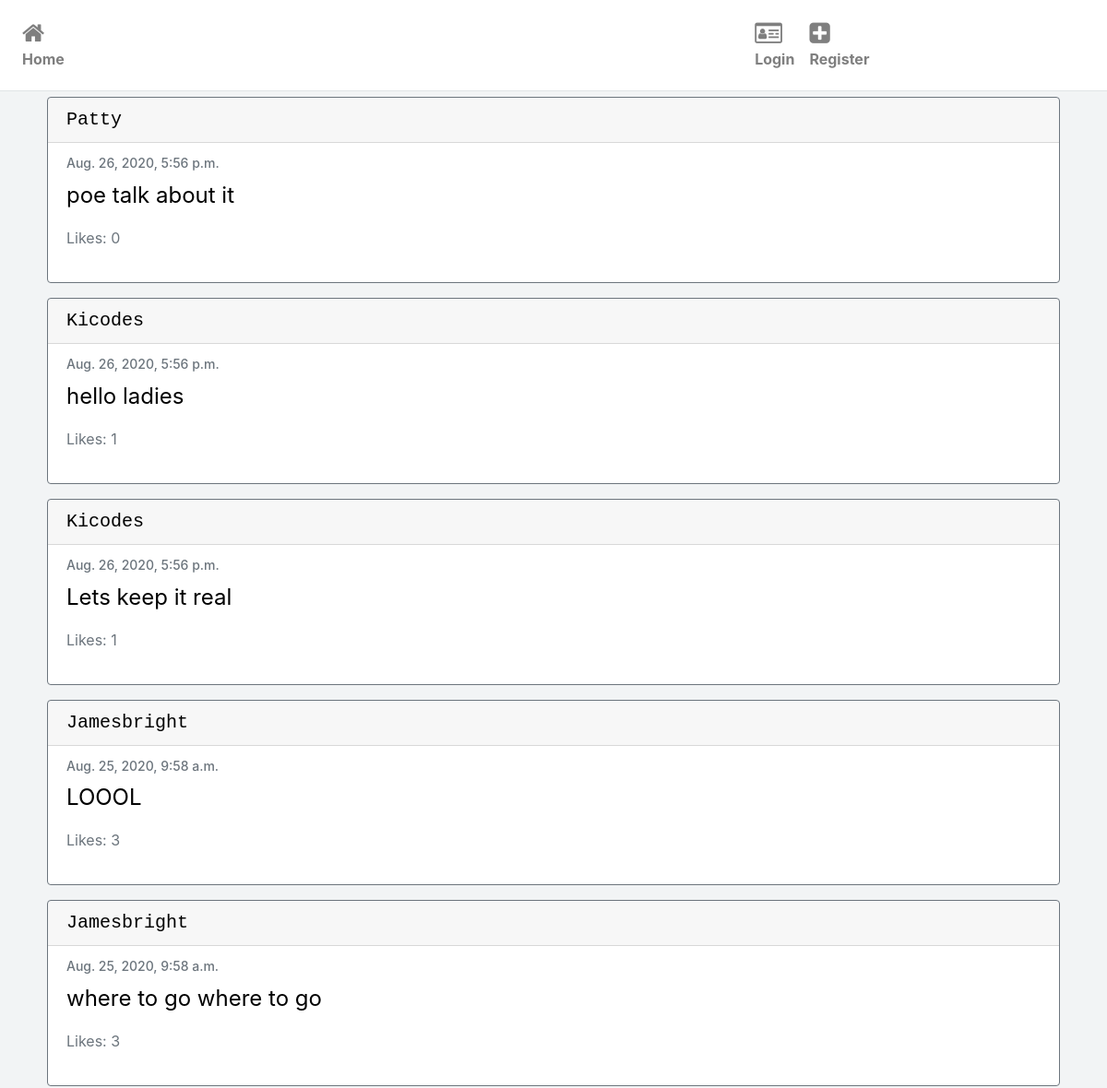
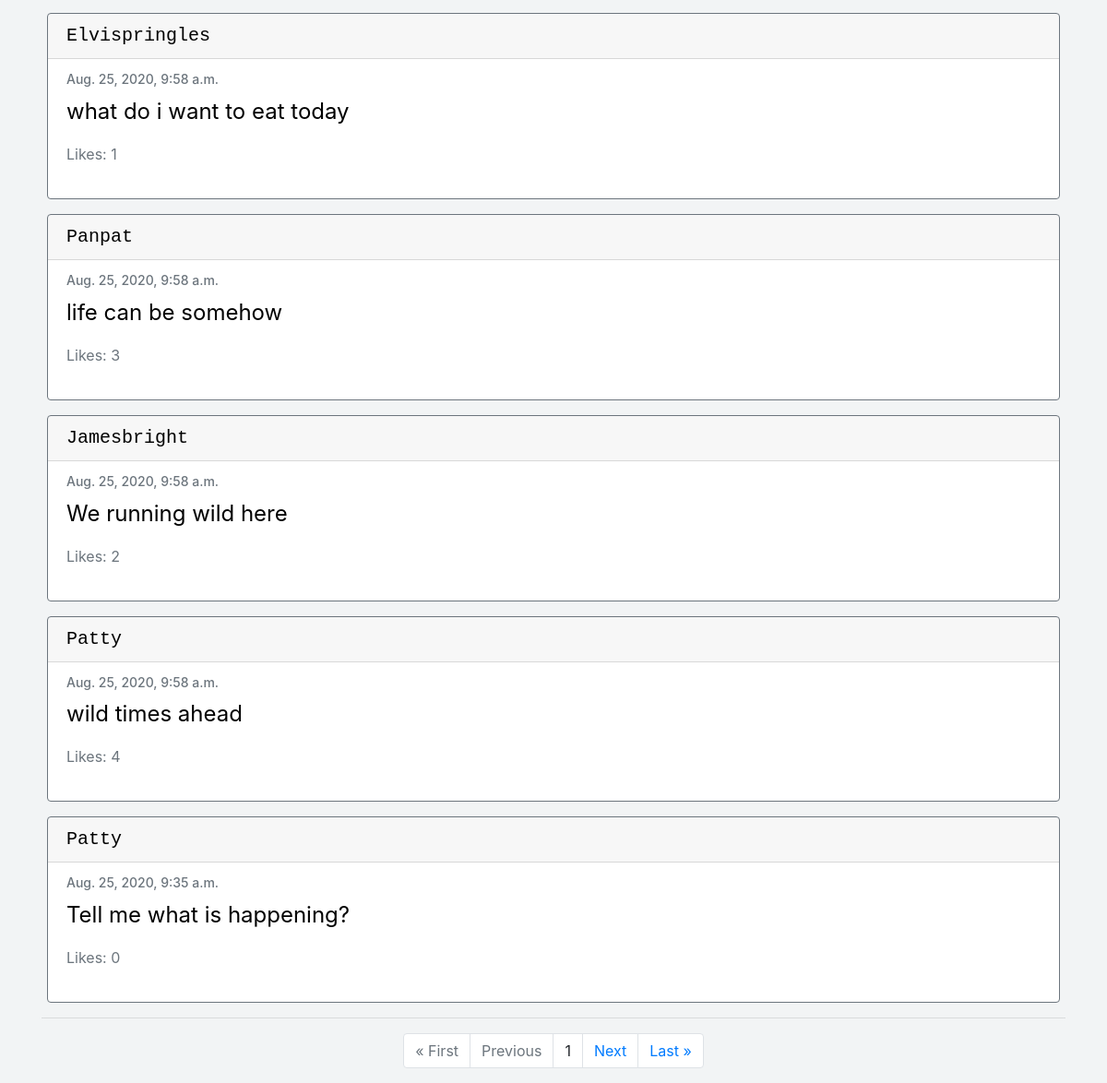
The page / on the database its author committed (2 pictures, top to bottom).
### network/models.py (models this page shows, shortened)
class Post(models.Model):
    content = models.CharField(max_length=255)
    user = models.ForeignKey('User', on_delete=models.CASCADE, related_name='writer')
    date = models.DateTimeField(default=datetime.now())
    liked = models.ManyToManyField('User', default=None, blank=True, related_name='post_likes')

class User(AbstractUser):
    pass

### network/views.py (the view)
# urls.py: path("", views.index, name="index"),
def index(request):
    posts = Post.objects.all().order_by('id').reverse()
    paginator = Paginator(posts, 10)
    page_number = request.GET.get('page')
    page_obj = paginator.get_page(page_number)
    return render(request, "network/index.html", {'page_obj': page_obj})

### network/templates/network/index.html (shortened to what this page needs)
{% extends "network/layout.html" %}
{% load static %}
{% block body %}
{% for post in page_obj %}
<div class="card border-secondary mb-3">
    <h5 class="card-header"><a href="{% url 'profile' username=post.user %}">{{post.user|title}}</a></h5>
    <div class="card-body text-secondary">
      <h6 class="card-subtitle mb-2 text-muted">{{post.date}}</h6>
      <p class="card-text">{{post.content}}</p>
        {% if user.is_authenticated %}
            {% if request.user == post.user %}
            <button type="button" class="edit" data-toggle="modal" data-target="#edit">Edit</button>
            <button type="button" class="delete" data-toggle="modal" data-target="#delete">Delete</button>
            {% elif request.user in post.liked.all %}
            <a class="likebutton" href="#" data-catid="{{ post.id }}" id="{{post.id}}" data-total="{{post.liked.all.count}}"  data-value="Unlike" value="submit"><i class="fa fa-heart" id="heart{{post.id}}" style="color:red;"></i><span id="liked{{post.id}}">{{post.liked.all.count}}</span></a>
            {% else %}
            <a class="likebutton" href="#" data-catid="{{ post.id }}" id="{{post.id}}" data-total="{{post.liked.all.count}}"  data-value="Like" value="submit"><i class="fa fa-heart" id="heart{{post.id}}" style="color:black;"></i><span id="liked{{post.id}}">{{post.liked.all.count}}</span></a>
            {% endif %}
        {% else %}
            <p class="total-likes">Likes: {{post.liked.all.count}}</p>
        {% endif %}
    </div>
</div>
{% endfor %}
    <hr>
        <div class="container">
            <ul class="pagination justify-content-center">
                {% if page_obj.has_previous %}
                    <li class="page-item"><a href="?page=1" class="page-link">&laquo; First</a></li>
                    <li class="page-item"><a href="?page={{ page_obj.previous_page_number }}" class="page-link">Previous</a></li>
                {% else %}
                <li class="page-item disabled"><a class="page-link">&laquo; First</a></li>
                <li class="page-item disabled"><a class="page-link">Previous</a></li>
                {% endif %}
                {% if page_obj.number %}
                <li class="page-item"><a class="page-link">{{ page_obj.number }}</a></li>
                {% else %}
                <li class="page-item"><a class="page-link">0</a></li>
                {% endif %}
                {% if page_obj.has_next %}
                <li class="page-item"><a href="?page={{ page_obj.next_page_number }}" class="page-link">Next</a></li>
                <li class="page-item"><a href="?page={{ page_obj.paginator.num_pages }}" class="page-link">Last &raquo;</a></li>
                {% else %}
                <li class="page-item disabled"><a class="page-link">Next</a></li>
                <li class="page-item disabled"><a class="page-link">Last &raquo;</a></li>
                {% endif %}
            </ul>
        </div>
{% endblock %}

### network/templates/network/layout.html (shortened to what this page needs)
{% load static %}
<!DOCTYPE html>
<html lang="en">
    <head>
        <link rel="stylesheet" href="https://stackpath.bootstrapcdn.com/bootstrap/4.4.1/css/bootstrap.min.css">
        <link href="{% static 'network/styles.css' %}" rel="stylesheet">
        <link rel="stylesheet" href="https://cdnjs.cloudflare.com/ajax/libs/font-awesome/4.7.0/css/font-awesome.min.css">
    </head>
    <body>
        <nav class="navbar navbar-expand-lg navbar-light bg-light">
          <ul class="navbar-nav">
                          <li class="nav-item">
                              <a class="nav-link" title="Home" href="{% url 'index' %}"><i class="fa fa-home"></i><h6><strong>Home</strong></h6></a>
                          </li>
                {% if user.is_authenticated %}
                <li class="nav-item">
                                <a class="nav-link" title="Following" href="{% url 'following' username=user.username %}"><i class="fa fa-heartbeat"></i><h6><strong>Following</strong></h6></a>
                            </li>
          </ul>
                    <ul class="navbar-nav ml-auto">
                            <li class="nav-item">
                                <a class="nav-link" title="My Profile" href="{% url 'profile' username=user.username %}"><i class="fa fa-user-circle-o"></i><h6><strong>Profile</strong></h6></a>
                            </li>
                            <li class="nav-item">
                                <a class="nav-link" title="Log Out" href="{% url 'logout' %}"><i class="fa fa-sign-out"></i><h6><strong>Log out</strong></h6></a>
                            </li>
                {% else %}
              </ul>
                    <ul class="navbar-nav ml-auto">
                            <li class="nav-item">
                                <a class="nav-link" title="Log In" href="{% url 'login' %}"><i class="fa fa-drivers-license-o"></i><h6><strong>Login</strong></h6></a>
                            </li>
                            <li class="nav-item">
                                <a class="nav-link" title="Register" href="{% url 'register' %}"><i class="fa fa-plus-square"></i><h6><strong>Register</strong></h6></a>
                            </li>
                    </ul>
                {% endif %}
          </nav>
      <div class="container">
        <div class="body">
            {% block body %}
            {% endblock %}
        </div>
      </div>
    </body>
</html>

### network/static/network/styles.css (style rules this page uses)
body { background-color: #f2f4f5; }
i { margin-right: 2px; }
@media only screen and (min-width: 600px) { .card { width:auto; margin:6px; } }
@media only screen and (min-width: 600px) { .navbar { width: 100%; background-color:white !important; border-bottom: solid #pink 1px; } }
@media only screen and (min-width: 600px) { .nav-link { font-size: 74px; } }
@media only screen and (min-width: 600px) { .card-header { font-size:46px; font-family: monospace; } }
@media only screen and (min-width: 600px) { .card-subtitle { font-size:28px; } }
@media only screen and (min-width: 600px) { .card-text { font-size:34px; color:black; } }
@media only screen and (min-width: 600px) { .page-item { font-size: 36px; } }
@media only screen and (min-width: 600px) { a { color: black; } }
@media only screen and (min-width: 600px) { .total-likes { font-size: 32px; } }
@media only screen and (min-width: 1025px) { .card { width:auto; margin:6px; } }
@media only screen and (min-width: 1025px) { .navbar { background-color:white !important; border-bottom: solid #e1e4e6 1px; } }
@media only screen and (min-width: 1025px) { .ml-auto { margin-right: 20%; } }
@media only screen and (min-width: 1025px) { .nav-link { font-size: 26px; } }
@media only screen and (min-width: 1025px) { .card-header { font-size:20px; font-family: monospace; } }
@media only screen and (min-width: 1025px) { .card-subtitle { font-size:14px; } }
@media only screen and (min-width: 1025px) { .card-text { font-size:24px; color:black; } }
@media only screen and (min-width: 1025px) { .page-item { font-size: 16px; } }
@media only screen and (min-width: 1025px) { a { color: black; } }
@media only screen and (min-width: 1025px) { .total-likes { font-size: 16px; } }

### rows shown on the page
Post: user "Patty", date "Aug. 26, 2020, 5:56 p.m.", content "poe talk about it", liked.all.count "0"
Post: user "Kicodes", date "Aug. 26, 2020, 5:56 p.m.", content "hello ladies", liked.all.count "1"
Post: user "Kicodes", date "Aug. 26, 2020, 5:56 p.m.", content "Lets keep it real", liked.all.count "1"
Post: user "Jamesbright", date "Aug. 25, 2020, 9:58 a.m.", content "LOOOL", liked.all.count "3"
Post: user "Jamesbright", date "Aug. 25, 2020, 9:58 a.m.", content "where to go where to go", liked.all.count "3"
Post: user "Elvispringles", date "Aug. 25, 2020, 9:58 a.m.", content "what do i want to eat today", liked.all.count "1"
Post: user "Panpat", date "Aug. 25, 2020, 9:58 a.m.", content "life can be somehow", liked.all.count "3"
Post: user "Jamesbright", date "Aug. 25, 2020, 9:58 a.m.", content "We running wild here", liked.all.count "2"
Post: user "Patty", date "Aug. 25, 2020, 9:58 a.m.", content "wild times ahead", liked.all.count "4"
Post: user "Patty", date "Aug. 25, 2020, 9:35 a.m.", content "Tell me what is happening?", liked.all.count "0"

### other values the page prints
{{ page_obj.number }} "1"
